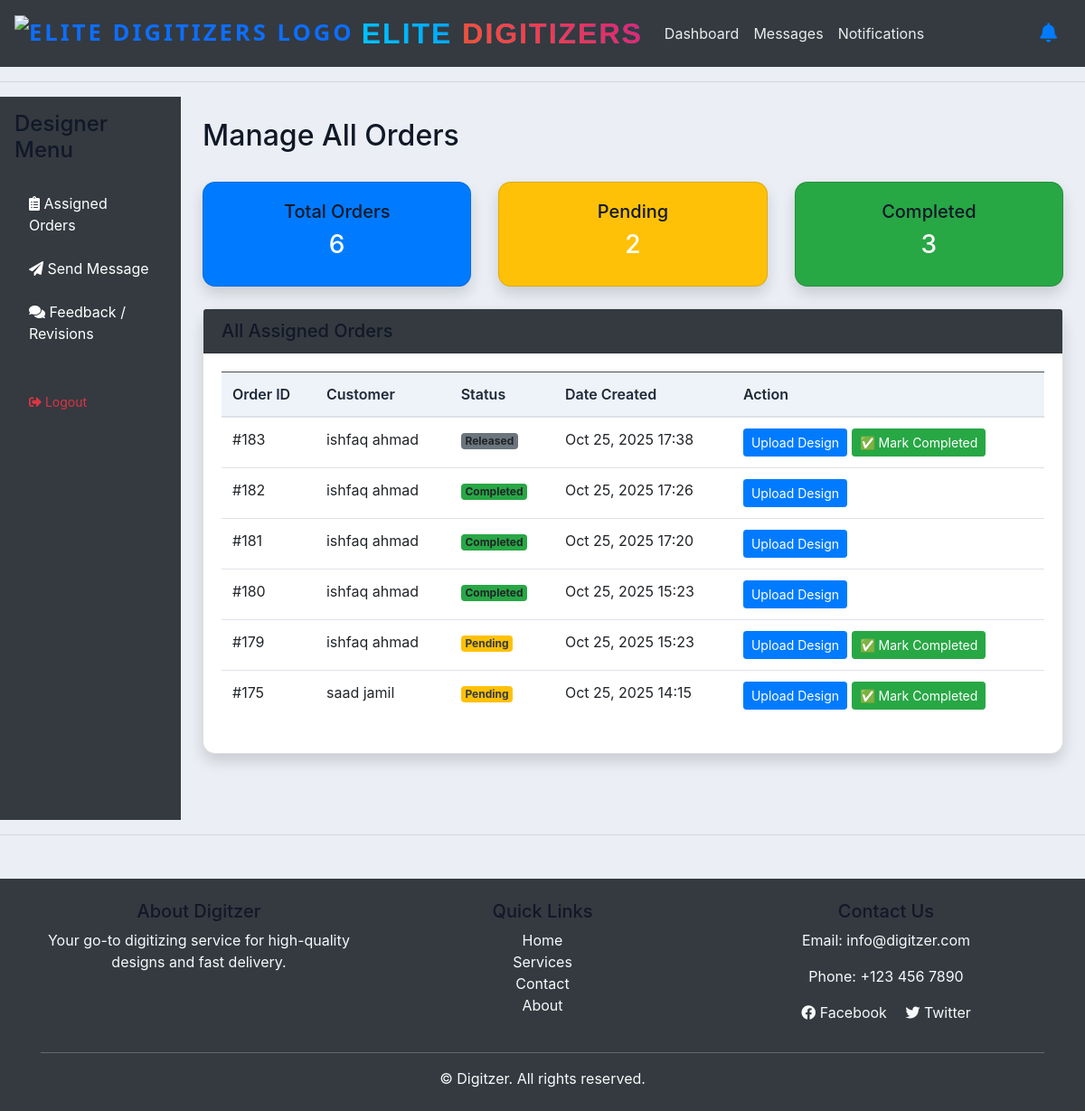
Before: /designer/manage-orders/ (signed in) with the older database file.
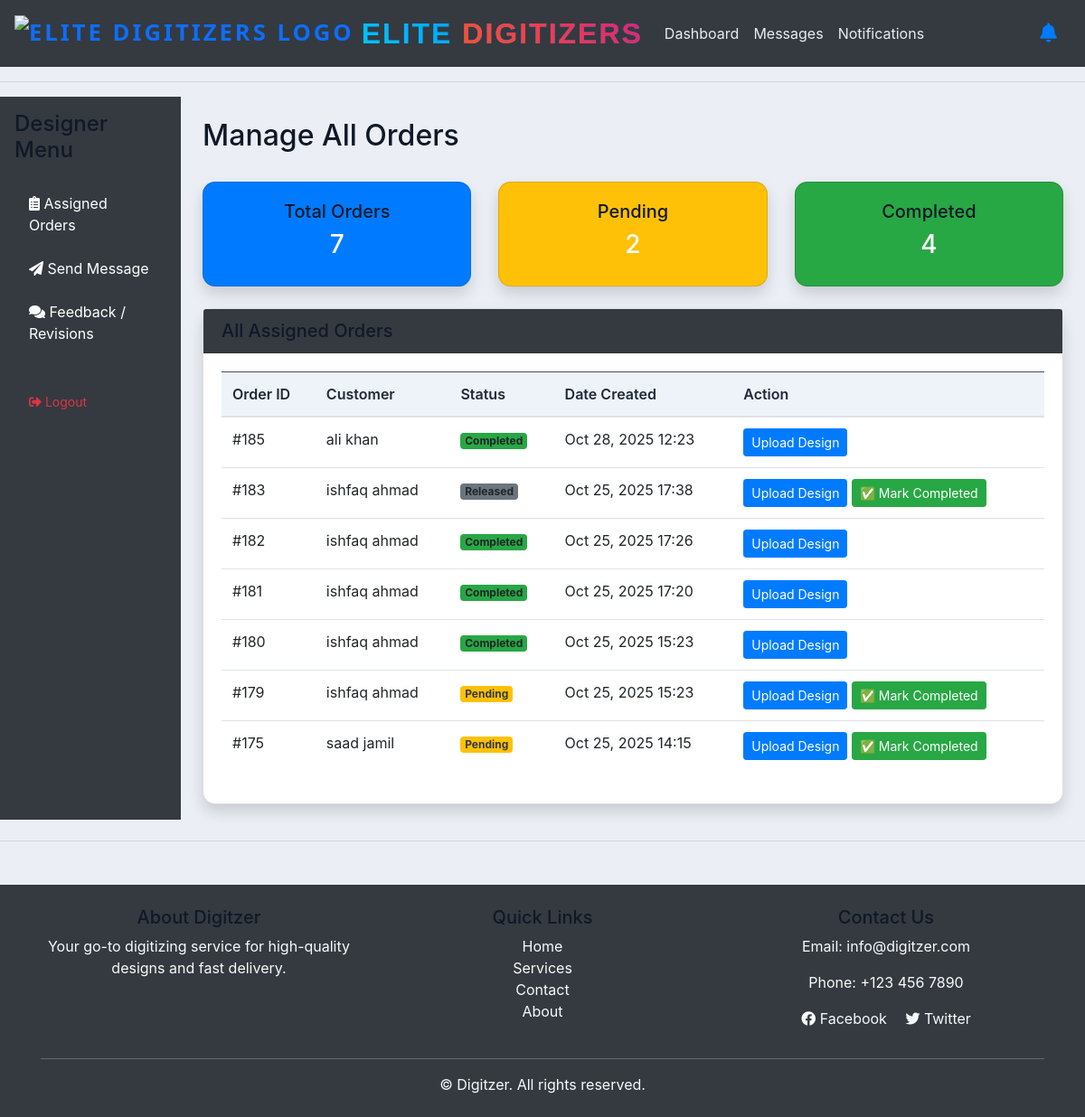
After: the same page with the newer database file.
### accounts/models.py (models this page shows, shortened)
class Order(models.Model):
    STATUS = (
        ('Pending', 'Pending'),
        ('Out for delivery', 'Out for delivery'),
        ('Delivered', 'Delivered'),
        ('Quote Requested', 'Quote Requested'),
        ('Active', 'Active'),
        ('Completed', 'Completed'),
        ('Released', 'Released'),
    )
    ORDER_TYPE = (
        ('Digitizing', 'Digitizing'),
        ('Vector', 'Vector'),
        ('Patch', 'Patch'),
        ('Quote', 'Quote'),
    )
    PAYMENT_STATUS = (
        ('Pending', 'Pending'),
        ('Paid', 'Paid'),
        ('Refunded', 'Refunded'),
    )
    REVIEW_STATUS = (
    ('Pending', 'Pending'),
    ('Approved', 'Approved'),
    ('Rejected', 'Rejected'),
    )
    PLACEMENT_CHOICES = [
        ('Apron', 'Apron'),
        ('Bags', 'Bags'),
        ('Cap', 'Cap'),
        ('Cap Side', 'Cap Side'),
        ('Cap Back', 'Cap Back'),
        ('Chest', 'Chest'),
        ('Gloves', 'Gloves'),
        ('Jacket Back', 'Jacket Back'),
        ('Patches', 'Patches'),
        ('Sleeve', 'Sleeve'),
        ('Towel', 'Towel'),
        ('Visor', 'Visor'),
        ('Other', 'Other'),
    ]
    FABRIC_CHOICES = [
        ('Blanket', 'Blanket'),
        ('Canvas', 'Canvas'),
        ('Canis', 'Canis'),
        ('Cotton Woven', 'Cotton Woven'),
        ('Denim', 'Denim'),
        ('Felt', 'Felt'),
        ('Flannel', 'Flannel'),
        ('Fleece', 'Fleece'),
        ('Leather', 'Leather'),
        ('Nylon', 'Nylon'),
        ('Pique', 'Pique'),
        ('Polyester', 'Polyester'),
        ('Silk', 'Silk'),
        ('Single Jersey', 'Single Jersey'),
        ('Towel', 'Towel'),
        ('Twill', 'Twill'),
        ('Other', 'Other'),
    ]
    FORMAT_CHOICES = [
        ('100', '100'),
        ('cdr', 'cdr'),
        ('cdn', 'cdn'),
        ('dsb', 'dsb'),
        ('dst', 'dst'),
        ('dsz', 'dsz'),
        ('emb', 'emb'),
        ('exp', 'exp'),
        ('jef', 'jef'),
        ('ksm', 'ksm'),
        ('ofm', 'ofm'),
        ('pes', 'pes'),
        ('pxf', 'pxf'),
        ('pof', 'pof'),
        ('tap', 'tap'),
        ('xxx', 'xxx'),
        ('other', 'Other'),
    ]
    customer = models.ForeignKey(Customer, on_delete=models.CASCADE)
    order_type = models.ForeignKey(Product, null=True, on_delete=models.SET_NULL)
    Order_name_PO = models.CharField(max_length=50,  null=True, blank=True)# change this to Order_name/PO for patch name patch type
    date_created = models.DateTimeField(auto_now_add=True, null=True)
    status = models.CharField(max_length=200, null=True, choices=STATUS)
    Additional_information = models.TextField(blank=True, null=True)
    design_file = models.FileField(upload_to='designs/', null=True, blank=True)
    invoice_file = models.FileField(upload_to='invoices/', null=True, blank=True)
    quantity = models.PositiveIntegerField(default=1)
    fabric_material = models.CharField(max_length=100, blank=True, null=True, choices=FABRIC_CHOICES)
    Required_Format = models.CharField(max_length=100, blank=True, null=True, default='DST', choices=FORMAT_CHOICES)
    urgent = models.BooleanField(default=False)
    price = models.DecimalField(max_digits=10, decimal_places=2, blank=True, null=True, default=0.00)
    Height = models.CharField(max_length=100, blank=True, null=True, default='standard')
    Width = models.CharField(max_length=100, blank=True, null=True, default='standard')
    total_colors = models.PositiveIntegerField(null=True ,blank=True)
    turnaround_time = models.CharField(max_length=100, blank=True, null=True)
    placement = models.CharField(max_length=100, blank=True, null=True, choices=PLACEMENT_CHOICES)
    released = models.BooleanField(default=False)  # For release_projects
    payment_status = models.CharField(max_length=20, choices=PAYMENT_STATUS, default='Pending')  # For follow-up payments
    date_completed = models.DateTimeField(null=True, blank=True)  # Optional: track completion time
    review_status = models.CharField(max_length=20, choices=REVIEW_STATUS, default='Pending')
    review_comment = models.TextField(blank=True, null=True)
    design_file = models.FileField(upload_to='designs/', blank=True, null=True)# limated size 2MB
    assigned_sale_reps = models.ForeignKey(
        SalesRepresentative,
        on_delete=models.SET_NULL,
        null=True,
        blank=True,
        related_name='sales_rep_orders'
    )
    assigned_designer = models.ForeignKey(
        User,
        on_delete=models.SET_NULL,
        null=True,
        blank=True,
        related_name='designer_orders'
    )

class Customer(models.Model):
    user = models.OneToOneField(
        User, null=True, blank=True,
        on_delete=models.CASCADE,
        related_name="customer_profile"
    )
    name = models.CharField(max_length=200,null=True, blank=True)
    designer = models.ForeignKey(
        'Designer', null=True, blank=True,
        on_delete=models.SET_NULL,
        related_name='orders'
    )
    profile_pic = models.ImageField(
        upload_to='profile_pics/',
        null=True,
        blank=True,
        default='profile_pics/default.png'
    )
    sales_rep = models.ForeignKey('SalesRepresentative', null=True, blank=True, on_delete=models.SET_NULL)
    phone = models.CharField(max_length=200, null=True, blank=True)
    email = models.CharField(max_length=200, null=True, blank=True)
    date_created = models.DateTimeField(auto_now_add=True, null=True)

### accounts/views.py (the view)
# urls.py: path("designer/manage-orders/", views.designer_manage_orders, name="design_manage_orders"),   #this
@login_required
def designer_manage_orders(request):
    all_orders = Order.objects.filter(assigned_designer=request.user)
    status = request.GET.get('status', None)
    orders = all_orders.order_by('-date_created')
    if status:
        orders = orders.filter(status=status)
    counts = {
        'total': all_orders.count(),
        'pending': all_orders.filter(status='Pending').count(),
        'completed': all_orders.filter(status='Completed').count()
    }
    return render(request, 'accounts/design_manage_orders.html', {
        'orders': orders,
        'status_filter': status,
        'counts': counts
    })

### templates/accounts/design_manage_orders.html (shortened to what the changed rows need)
{% extends 'accounts/main.html' %}
{% load static %}
{% block content %}
<div class="container-fluid">
    <div class="row">
        <div class="col-md-9 col-lg-10 p-4">
            <div class="d-flex justify-content-between align-items-center mb-4">
                <h2>Manage All Orders</h2>
            </div>
            <div class="row mb-4">
                <div class="col-md-4">
                    <div class="card text-white bg-primary shadow">
                        <div class="card-body text-center">
                            <h5>Total Orders</h5>
                            <h3>{{ counts.total }}</h3>
                        </div>
                    </div>
                </div>
                <div class="col-md-4">
                    <div class="card text-white bg-success shadow">
                        <div class="card-body text-center">
                            <h5>Completed</h5>
                            <h3>{{ counts.completed }}</h3>
                        </div>
                    </div>
                </div>
            </div>
            <div class="card shadow">
                <div class="card-body">
                    <table class="table table-hover align-middle">
                        <thead class="table-dark">
                            <tr>
                                <th>Order ID</th>
                                <th>Customer</th>
                                <th>Status</th>
                                <th>Date Created</th>
                                <th>Action</th>
                            </tr>
                        </thead>
                        <tbody>
                            {% for order in orders %}
                            <tr>
                                <td>#{{ order.id }}</td>
                                <td>{{ order.customer.name }}</td>
                                <td>
                                    {% if order.status == "Pending" %}
                                        <span class="badge bg-warning text-dark">Pending</span>
                                    {% elif order.status == "Completed" %}
                                        <span class="badge bg-success">Completed</span>
                                    {% else %}
                                        <span class="badge bg-secondary">{{ order.status }}</span>
                                    {% endif %}
                                </td>
                                <td>{{ order.date_created|date:"M d, Y H:i" }}</td>
                                <td>
                                    <a href="{% url 'upload_design' order.id %}" class="btn btn-primary btn-sm">
                                        Upload Design
                                    </a>
                                    {% if order.status != "Completed" %}
                                        <a href="{% url 'mark-design-completed' order.id %}"
                                           class="btn btn-success btn-sm ms-1">
                                            ✅ Mark Completed
                                        </a>
                                    {% endif %}
                                </td>
                            </tr>
                            {% empty %}
                            <tr>
                                <td colspan="5" class="text-center">
                                    No assigned orders found.
                                </td>
                            </tr>
                            {% endfor %}
                        </tbody>
                    </table>
                </div>
            </div>
        </div>
    </div>
</div>
{% endblock %}

Changed rows visible on the page:
added Order: id "185", customer.name "ali khan", status "Completed", date_created "Oct 28, 2025 12:23"
Other visible differences:
{{ counts.total }}: "6" → "7"
{{ counts.completed }}: "3" → "4"
